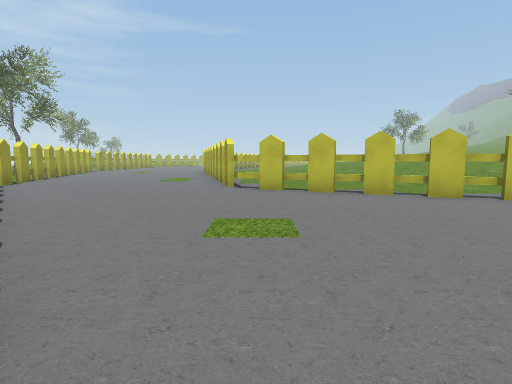
view 1 (above)

17 first-person views from a walk through a scene from a Unity 3-D project. The camera is 1.5 m above the floor, tilts 6° down and sees 80° across. The floor is counted in squares, 2 m on a side. Each view is taken from the middle of a square. On the plan, view 1 faces up. The plan holds only what a view shows up to about 10 squares ahead; the rest is blank. The place goes on beyond the plan.

view 2
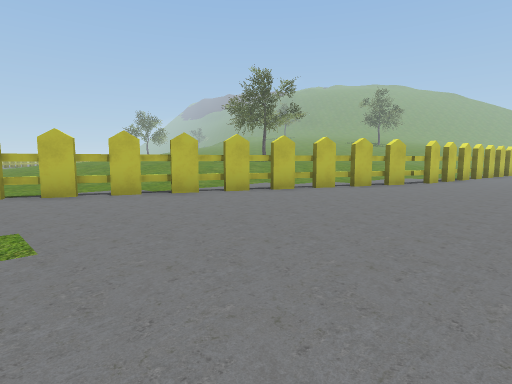

view 3
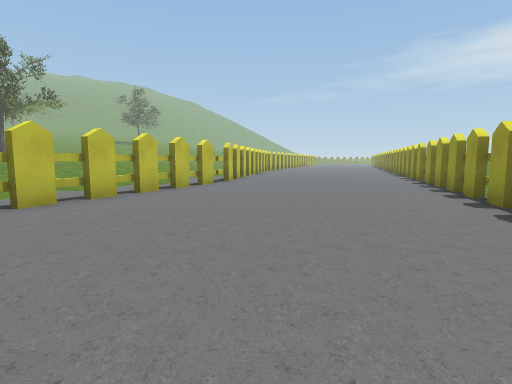

view 4
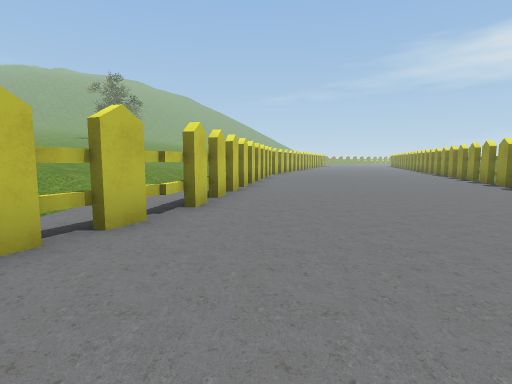

view 5
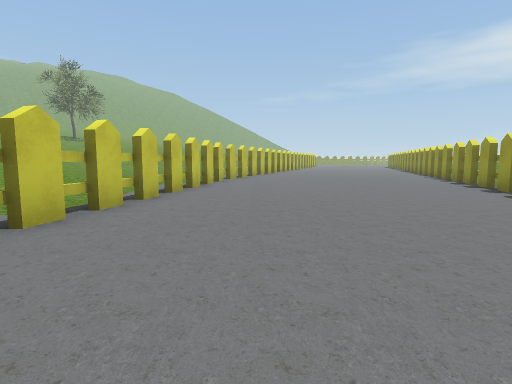

view 6
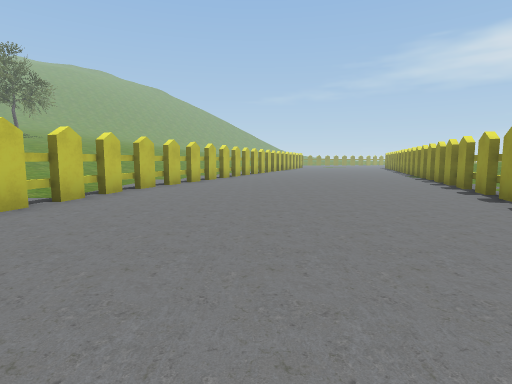

view 7
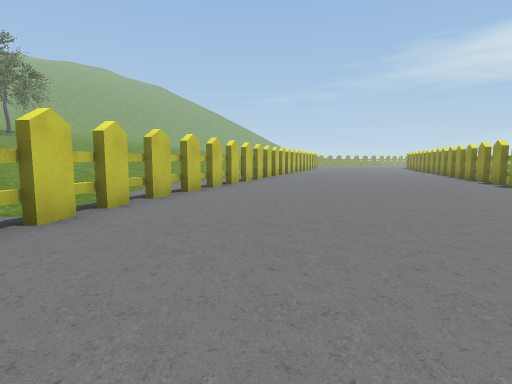

view 8
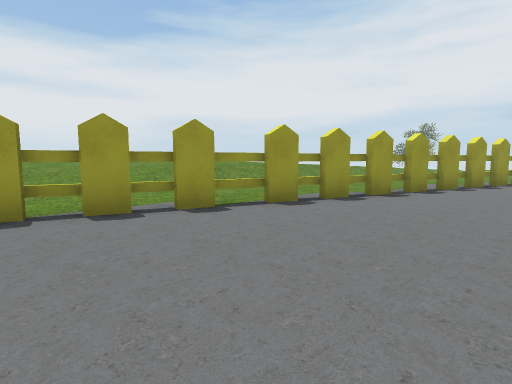

view 9
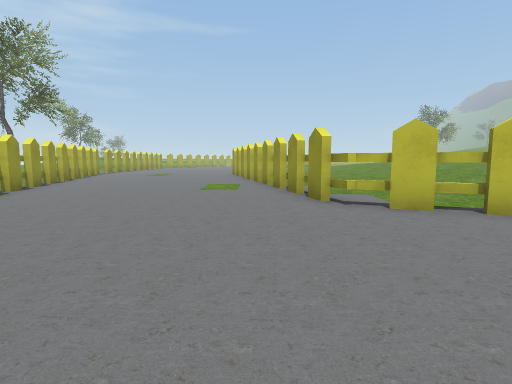

view 10
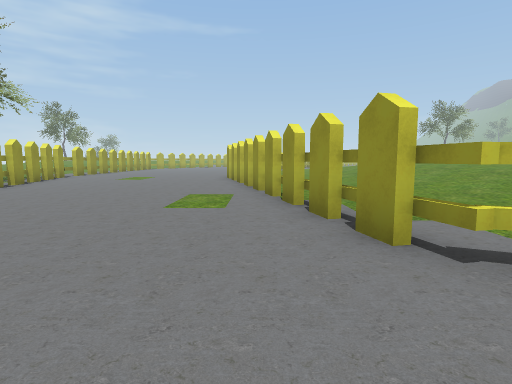

view 11
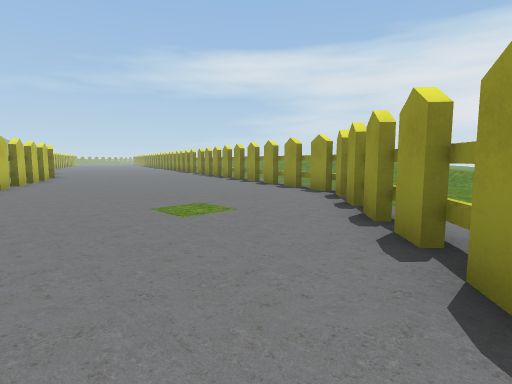

view 12
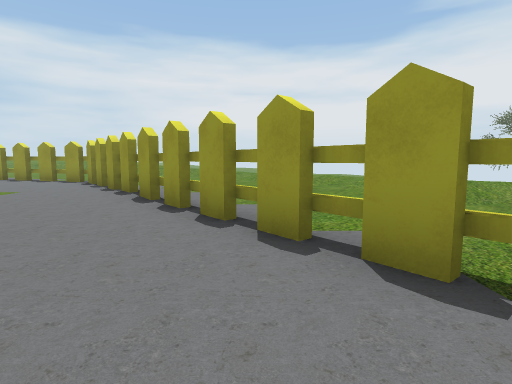

view 13
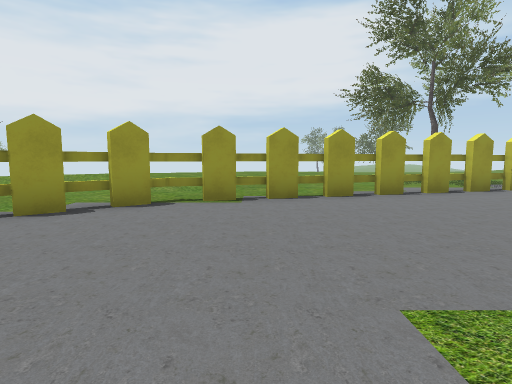

view 14
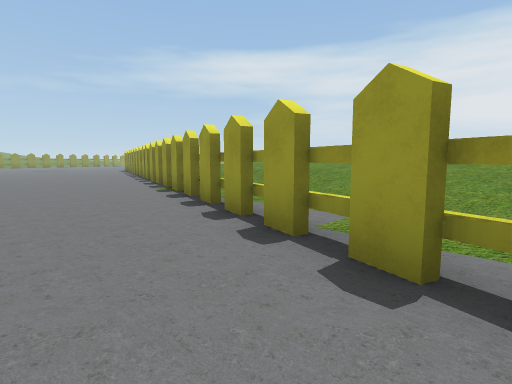

view 15
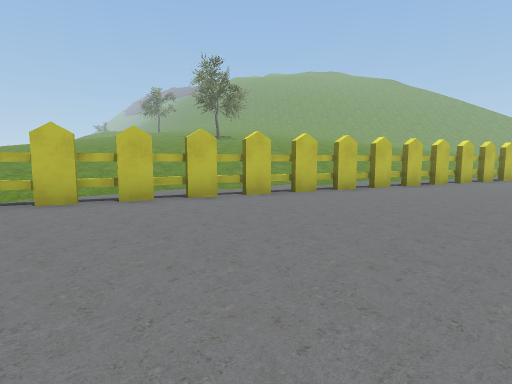

view 16
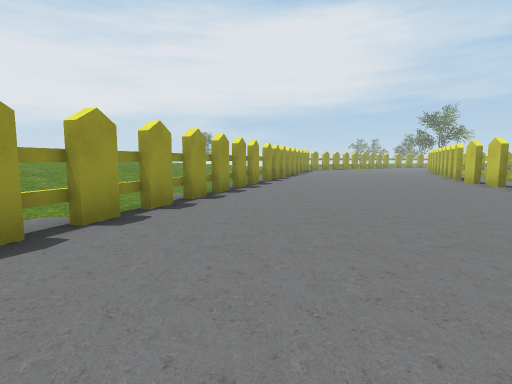

view 17
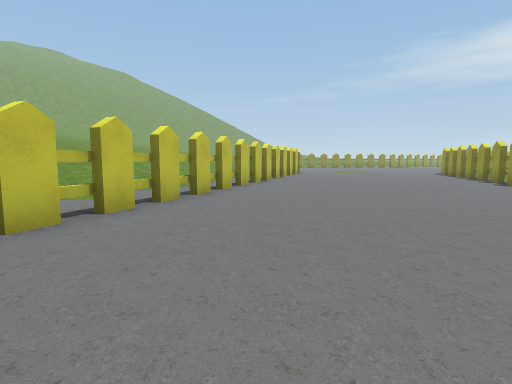

### Floor plan
Key: @ floor where view 1 was taken; # wall or solid block; . floor.
Columns run from 10 left of view 1 to 36 right of it. Each row starts with its distance up from view 1.
 16 #.......#
 15 ##......#
 14  #......#
 13  #......##
 12  #.......#
 11  ##......#
 10   #......#
  9   #......##
  8   ##......###
  7    ##.......###
  6     #.........###
  5     ##..........###
  4      ##...........####
  3       ##.............#####
  2        ##................#######
  1         #......................#####
  0         ##@........................###
 -1          ####........................####
 -2             ####........................####
 -3                ####........................####
 -4                   ####........................#
 -5                      #####.....................
 -6                          ####..................
 -7                             ####...............
 -8                                ####............
 -9                                   ####... .....
-10                                      ###   ....
-11                                              ..
-12                                              ##

Where each view was taken, in squares from view 1:
view 1: 0 up, 0 right, facing up
view 2: 0 up, 0 right, facing up-right
view 3: 2 up, 0 right, facing right
view 4: 2 up, 6 right, facing right
view 5: 0 up, 10 right, facing right
view 6: 2 down, 14 right, facing right
view 7: 1 down, 16 right, facing right
view 8: 0 up, 14 right, facing down-left
view 9: 3 up, 2 left, facing up
view 10: 6 up, 2 left, facing up
view 11: 6 up, 4 left, facing down-right
view 12: 10 up, 6 left, facing down
view 13: 10 up, 2 left, facing left
view 14: 5 down, 20 right, facing down-right
view 15: 5 down, 21 right, facing up-right
view 16: 4 down, 21 right, facing left
view 17: 4 down, 26 right, facing right
